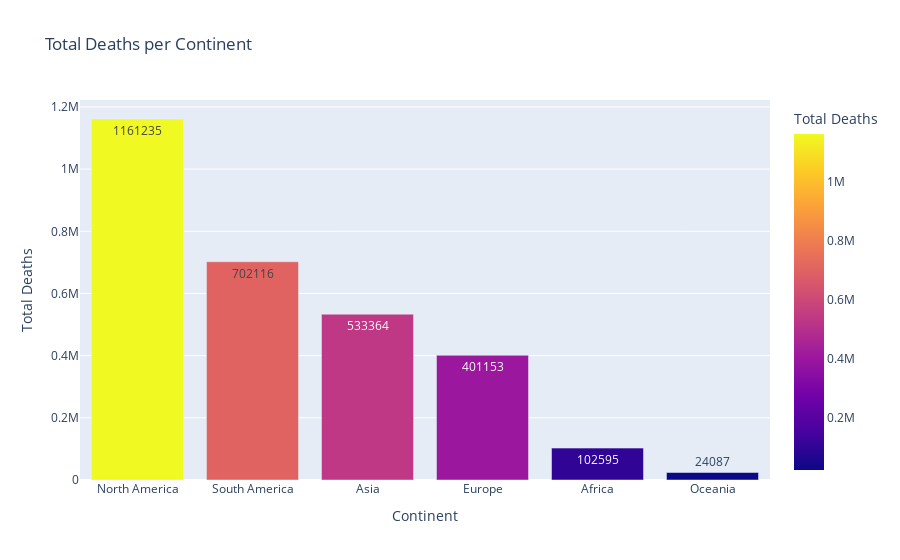

The notebook cell this image was saved under:
### Code cell
# Create a bar chart using Plotly Express
fig = px.bar(data_vis1, x=data_vis1.index, y='total_deaths', color='total_deaths',
             labels={'total_deaths': 'Total Deaths'},
             title='Total Deaths per Continent',
             color_continuous_scale=px.colors.sequential.Plasma,
             text='total_deaths')  # Display total deaths as text on the bars

# Customize the layout
fig.update_layout(xaxis_title='Continent', yaxis_title='Total Deaths',
                  coloraxis_colorbar_title='Total Deaths',
                  showlegend=False)  # Hide legend if not needed

# Show the plot
fig.show()

### Figure 1 — Plotly figure (JSON) as saved in the notebook; plotly's stock layout.template omitted (floating-point values rounded to 4 significant figures)
{"data": [{"alignmentgroup": "True", "hovertemplate": "continent=%{x}<br>Total Deaths=%{marker.color}<extra></extra>", "legendgroup": "", "marker": {"color": [1161235, 702116, 533364, 401153, 102595, 24087], "coloraxis": "coloraxis", "pattern": {"shape": ""}}, "name": "", "offsetgroup": "", "orientation": "v", "showlegend": false, "text": [1161235, 702116, 533364, 401153, 102595, 24087], "textposition": "auto", "type": "bar", "x": ["North America", "South America", "Asia", "Europe", "Africa", "Oceania"], "xaxis": "x", "y": [1161235, 702116, 533364, 401153, 102595, 24087], "yaxis": "y"}], "layout": {"barmode": "relative", "coloraxis": {"colorbar": {"title": {"text": "Total Deaths"}}, "colorscale": [[0, "#0d0887"], [0.1111, "#46039f"], [0.2222, "#7201a8"], [0.3333, "#9c179e"], [0.4444, "#bd3786"], [0.5556, "#d8576b"], [0.6667, "#ed7953"], [0.7778, "#fb9f3a"], [0.8889, "#fdca26"], [1, "#f0f921"]]}, "legend": {"tracegroupgap": 0}, "showlegend": false, "title": {"text": "Total Deaths per Continent"}, "xaxis": {"anchor": "y", "domain": [0, 1], "title": {"text": "Continent"}}, "yaxis": {"anchor": "x", "domain": [0, 1], "title": {"text": "Total Deaths"}}}}
